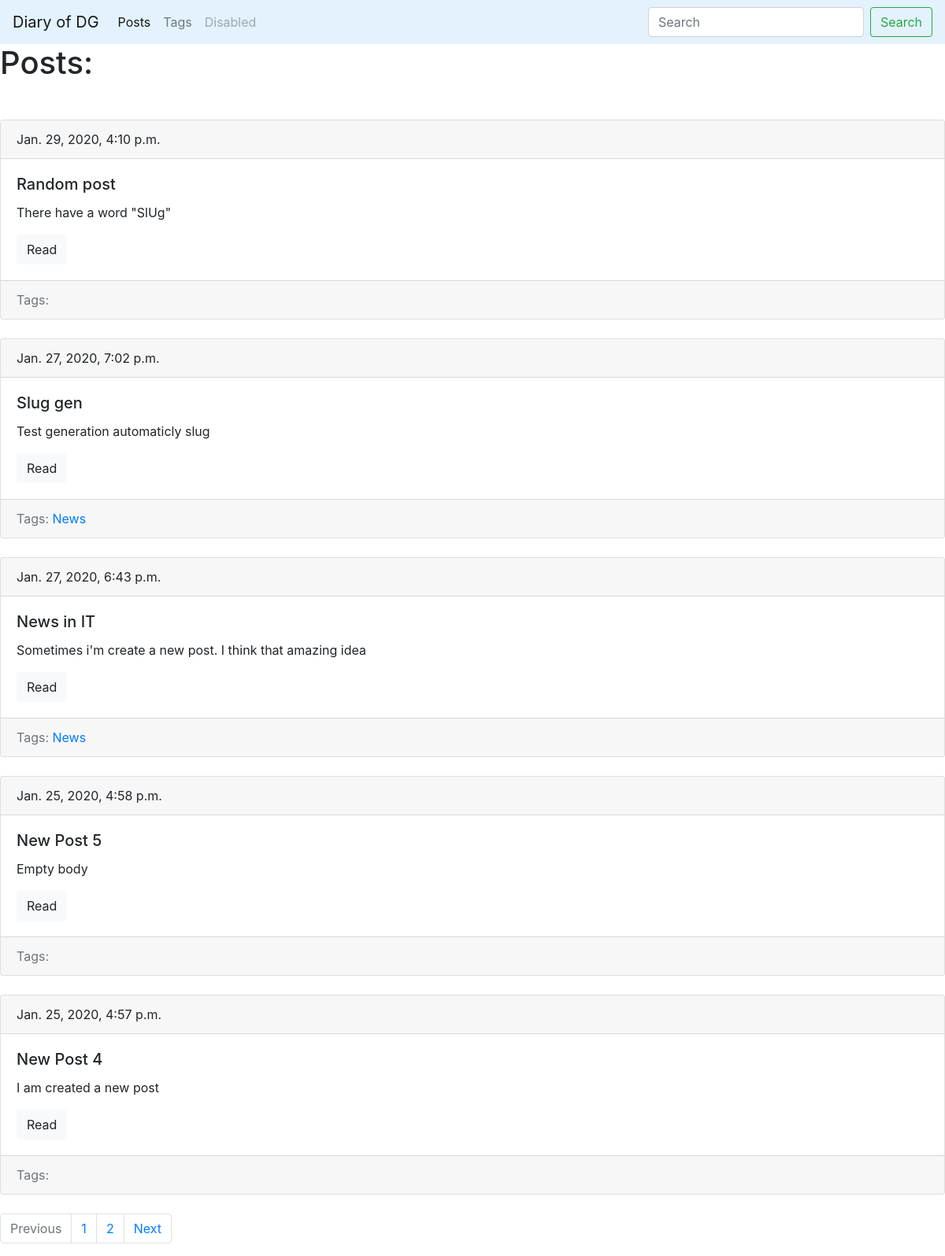
Screenshot of /blog/ with the database file from the repository.
### blog/models.py (models this page shows, shortened)
class Post(models.Model):
    title = models.CharField(max_length=150, db_index=True)
    slug = models.SlugField(max_length=150, blank=True, unique=True)
    body = models.TextField(blank=True, db_index=True)
    tags = models.ManyToManyField('Tag', blank=True, related_name='posts')
    date_pub = models.DateTimeField(auto_now_add=True)
    def get_absolute_url(self):
        return reverse('post_detail_url', kwargs={'slug': self.slug})
    class Meta:
        ordering = ['-date_pub']

class Tag(models.Model):
    title = models.CharField(max_length=50)
    slug = models.SlugField(max_length=50, unique=True)
    def get_absolute_url(self):
        return reverse('tag_detail_url', kwargs={'slug': self.slug})
    class Meta:
        ordering = ['title']

### blog/views.py (the view)
# urls.py: path('', posts_list, name = 'posts_list_url'),
def posts_list(request):
    search_query = request.GET.get('search', '')
    if search_query:
        posts = Post.objects.filter(Q(title__icontains=search_query) | Q(body__icontains=search_query))
    else:
        posts = Post.objects.all()
    paginator = Paginator(posts, 5)
    page_number = request.GET.get('page', 1)
    page = paginator.get_page(page_number)
    is_paginated = page.has_other_pages()
    if page.has_previous():
        prev_url = '?page={}'.format(page.previous_page_number())
    else:
        prev_url = ''
    if page.has_next():
        next_url = '?page={}'.format(page.next_page_number())
    else:
        next_url = ''
    context = {
        'page_object': page,
        'is_paginated': is_paginated,
        'next_url': next_url,
        'prev_url': prev_url
    }
    return render(request, 'blog/index.html', context=context)

### blog/templates/blog/index.html (shortened to what this page needs)
{% extends 'blog/base_blog.html' %}
{% block content %}
<h1 class="mb-5">Posts:</h1>
{% for post in page_object.object_list %}
    {% include 'blog/includes/post_card_template.html' %}
{% endfor %}
{% endblock %}

### blog/templates/blog/includes/post_card_template.html
<div class="card mb-4">
    <div class="card-header">
        {{ post.date_pub }}
    </div>
    <div class="card-body">
        <h5 class="card-title">{{ post.title }}</h5>
        <p class="card-text">{{ post.body|truncatewords:15 }}</p>
        <a href="{{ post.get_absolute_url }}" class="btn btn-light">Read</a>
    </div>
    <div class="card-footer text-muted">
        Tags:
        {% for tag in post.tags.all %}
            <a href="{{ tag.get_absolute_url }}">{{ tag.title }}</a>
        {% endfor %}
    </div>
</div>

### rows the page displays
Post: date_pub "Jan. 29, 2020, 4:10 p.m.", title "Random post", body "There have a word \"SlUg\""
Post: date_pub "Jan. 27, 2020, 7:02 p.m.", title "Slug gen", body "Test generation automaticly slug"
Tag: title "News"
Post: date_pub "Jan. 27, 2020, 6:43 p.m.", title "News in IT", body "Sometimes i'm create a new post. I think that amazing idea"
Post: date_pub "Jan. 25, 2020, 4:58 p.m.", title "New Post 5", body "Empty body"
Post: date_pub "Jan. 25, 2020, 4:57 p.m.", title "New Post 4", body "I am created a new post"

### other values shown
{{ n }} "1" "2"
